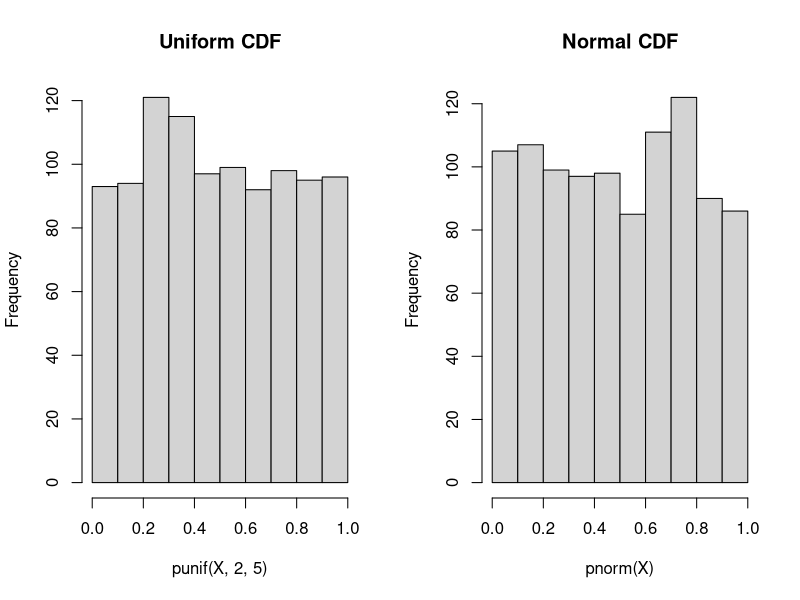
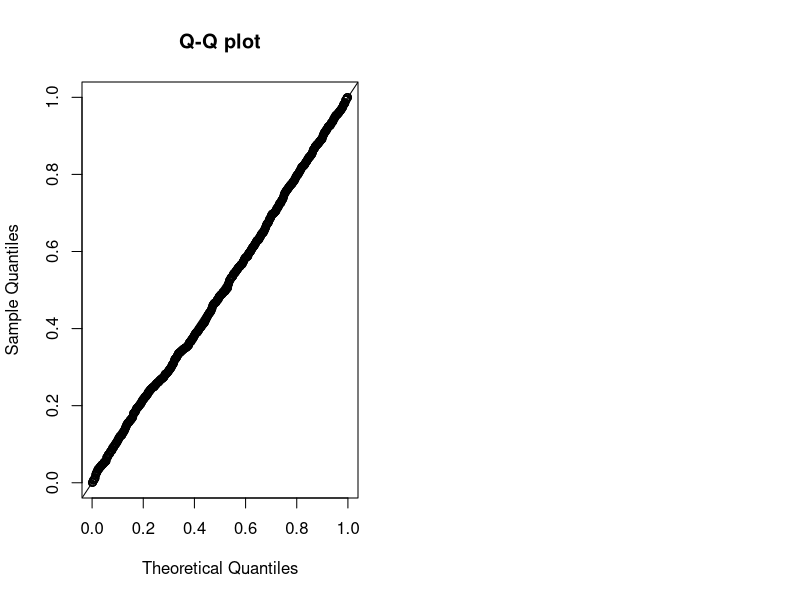
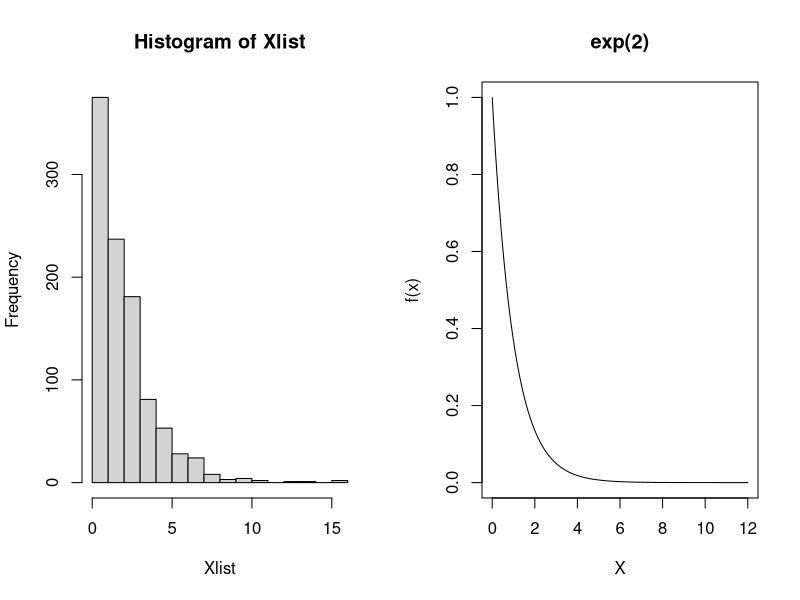
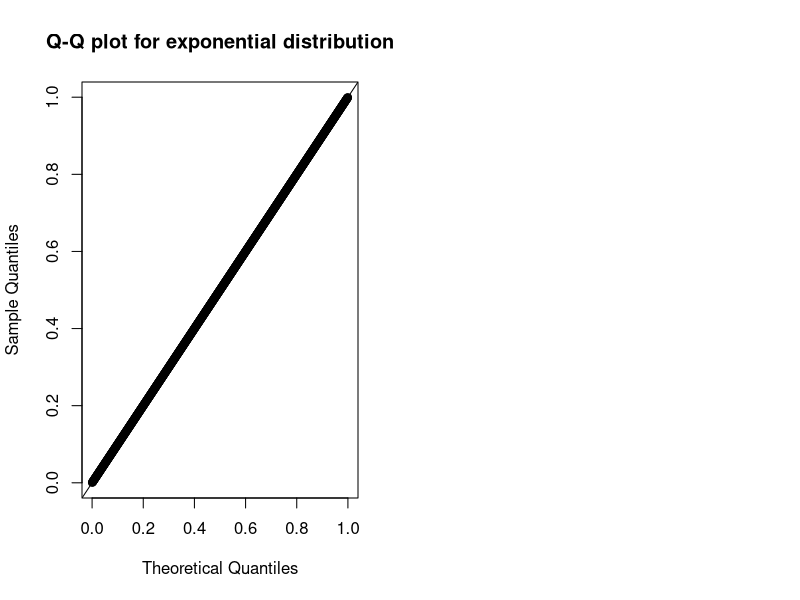
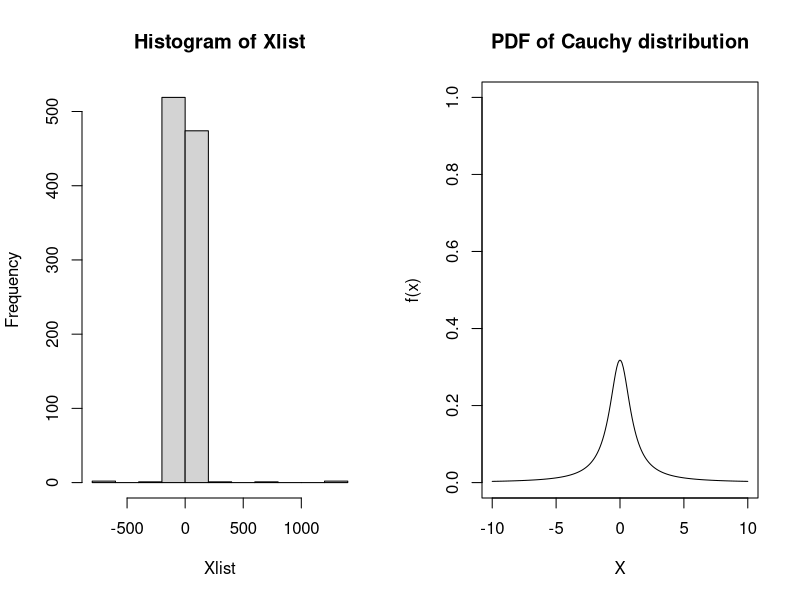
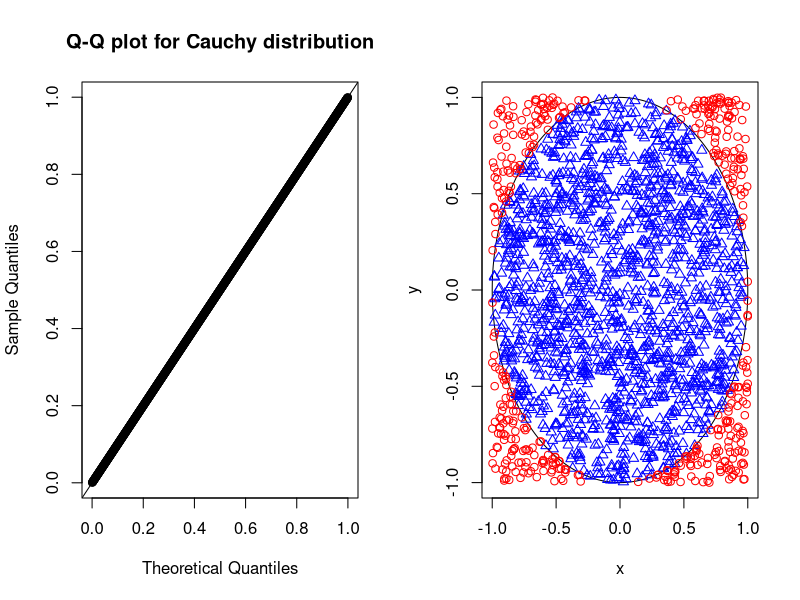
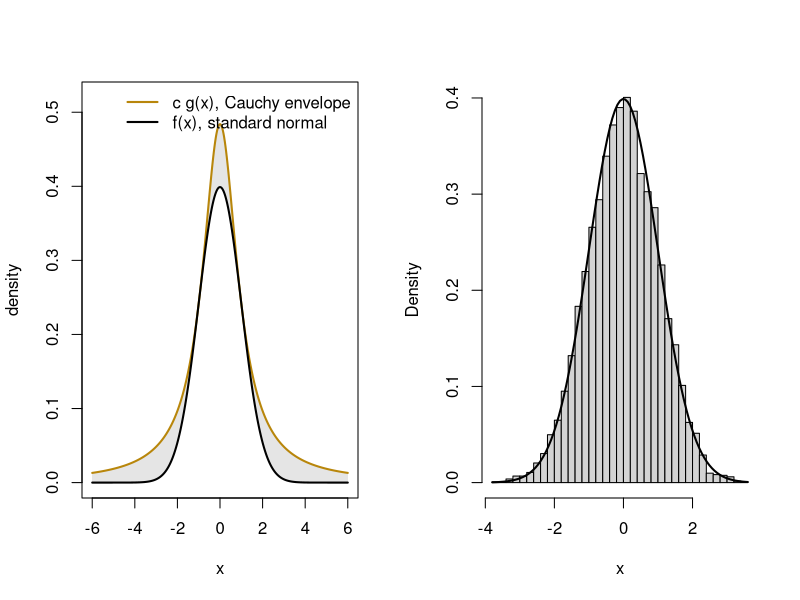
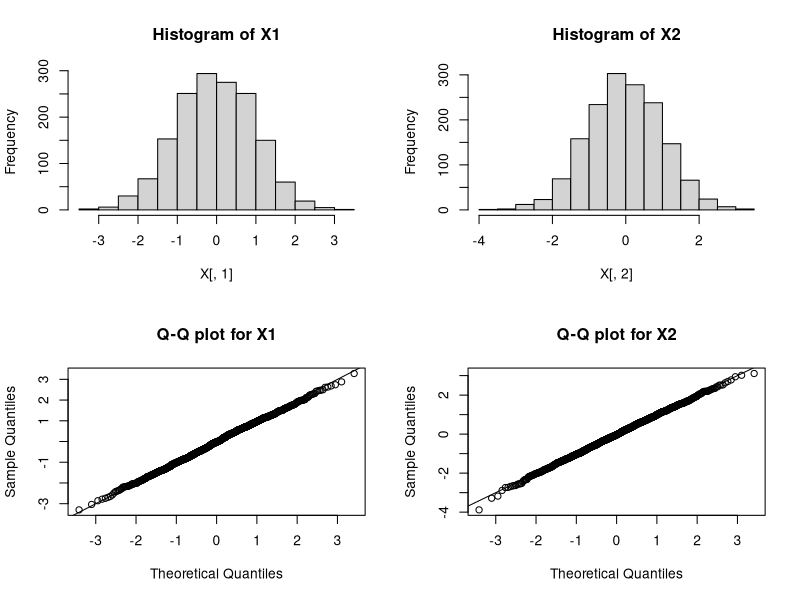

Here is the R script that generated these plots, in order:
# STAT:5400 Section 3.1 — Random Number Generators
# Code from the lecture notes; no output, no solutions.

## 2.1 Draw from the uniform distribution

(u <- runif(1))


## 2.2 Set seed

set.seed(5400)
(u <- runif(1))

set.seed(5400)
length(.Random.seed)
head(.Random.seed)


## 2.3 Generate $U \sim \mathrm{Unif}(1, 5)$

# Predict
set.seed(5400)
(u1 <- runif(1, 1, 5))

set.seed(5400)
(u2 <- runif(1) * 4 + 1)

help(runif)


## 2.5 Generating many uniforms

set.seed(5400)
(ulist <- runif(5, 1, 5))

set.seed(5400)
ulist <- rep(NA, 5)
for (i in seq(5)) {
  ulist[i] <- runif(1, 1, 5)
}
ulist


## 2.7 Mean and variance of uniform distribution

set.seed(5400)
# generate U1, U2, ..., U100
ulist <- runif(100, 0, 1)

# population mean is 1/2
mean(ulist)

# population variance is 1/12 = 0.0833
var(ulist)


## 2.10 The probability integral transform, seen

par(mfrow = c(1, 2))
X <- runif(1000, 2, 5)
hist(punif(X, 2, 5), main = "Uniform CDF")
X <- rnorm(1000)
hist(pnorm(X), main = "Normal CDF")


## 2.12 Q-Q plot (quantile-quantile plot)

set.seed(5400)
ulist <- runif(1000, 0, 1)
plot(qunif(ppoints(1000)), sort(ulist),
  xlab = "Theoretical Quantiles",
  ylab = "Sample Quantiles", main = "Q-Q plot")
abline(0, 1)


## 3.1 Drawing from Bernoulli distribution

# Generate Bern(0.4)
Y <- as.numeric(runif(1) < 0.4)
Y

set.seed(5400)
# Generate Y1, ..., Y100 ~ Bern(0.4)
Ylist <- as.numeric(runif(100) < 0.4)

# population mean is 0.4
mean(Ylist)

# population variance is 0.4 * 0.6 = 0.24
var(Ylist)


## 3.2 Drawing from Binomial distribution

set.seed(5400)
# Generate X ~ Bin(100, 0.4)
X <- sum(runif(100) < 0.4)
X

rbinom(1, 100, 0.4)
# rbinom(n, size, prob).
# n is the number of observations.
# size is the number of trials.


## 4.2 Drawing from exponential distribution

set.seed(5400)
# Generate X1, ..., X1000 ~ exp(2)
Ulist <- runif(1000, 0, 1)
Xlist <- -2 * log(Ulist)
Xlist[1:3]

mean(Xlist)
var(Xlist)


## 4.3 Histogram against the density

# By hand
par(mfrow = c(1, 2))
hist(Xlist)
xs <- seq(0.001, 12, len = 200)
plot(xs, dexp(xs, rate = 1),        # <- change this line
  type = "l", ylim = c(0, 1),
  xlab = "X", main = "exp(2)", ylab = "f(x)")


## 4.4 Q-Q plot for the exponential

# By hand
probs <- ppoints(1000)
plot(probs, probs,                  # <- change this line
  xlab = "Theoretical Quantiles", ylab = "Sample Quantiles",
  main = "Q-Q plot for exponential distribution")
abline(0, 1)


## 4.5 The `rexp` function in R

set.seed(5400)
Xlist <- rexp(1000, rate = 1/2)
Xlist[1:3]

mean(Xlist)
var(Xlist)

# Predict
set.seed(5400)
head(-2 * log(runif(3)))
set.seed(5400)
head(rexp(3, rate = 1/2))


## 4.6 Drawing from the standard Cauchy distribution

set.seed(5400)
# Generate X1, ..., X1000 ~ Cauchy
Ulist <- runif(1000, 0, 1)
Xlist <- tan(pi * (Ulist - 0.5))

par(mfrow = c(1, 2))
hist(Xlist)
xs <- seq(-10, 10, len = 200)
plot(xs, dcauchy(xs), type = "l", ylim = c(0, 1),
  xlab = "X", main = "PDF of Cauchy distribution", ylab = "f(x)")

# By hand
probs <- ppoints(1000)
plot(probs, probs,                  # <- change this line
  xlab = "Theoretical Quantiles",
  ylab = "Sample Quantiles",
  main = "Q-Q plot for Cauchy distribution")
abline(0, 1)


## 4.7 Cauchy and $t$

set.seed(5400)
mean(rcauchy(10000))
mean(rcauchy(10000))
mean(rcauchy(10000))


## 4.8 Sampling the next word

words <- c("reject", "accept", "retain")
p <- c(0.665, 0.245, 0.090)

set.seed(5400)
u <- runif(1)
words[findInterval(u, cumsum(p)) + 1]   # one uniform, one word

# 10,000 draws: the frequencies match p
u <- runif(10000)
table(words[findInterval(u, cumsum(p)) + 1]) / 10000


## 5.2 Accept/reject sampling (cont'd)

set.seed(5400)
n <- 2000    # total samples
# Each row is a pair of V1 and V2. n rows in total.
dat <- matrix(runif(n * 2, -1, 1), n, 2)
# Accept if V_1^2 + V_2^2 <= 1.
accept <- (dat[, 1]^2 + dat[, 2]^2) <= 1

mean(accept)   # which is about pi/4
pi / 4

# Accepted pairs of V1 and V2
V <- dat[accept, ]
# Rejected pairs of V1 and V2
V_out <- dat[!accept, ]

# draw a circle
theta <- seq(0, 2 * pi, len = 1000)
plot(cbind(sin(theta), cos(theta)),
  type = "l", xlab = "x", ylab = "y")
points(V, pch = 2, col = "blue")      # Accepted pairs
points(V_out, pch = 1, col = "red")   # Rejected pairs

c_bound <- optimize(function(x) dnorm(x) / dcauchy(x),
                    c(-3, 3), maximum = TRUE)$objective
c_bound

xs <- seq(-6, 6, length = 400)
plot(xs, c_bound * dcauchy(xs), type = "n",
  xlab = "x", ylab = "density", ylim = c(0, 0.52))
polygon(c(xs, rev(xs)),
  c(c_bound * dcauchy(xs), rev(dnorm(xs))),
  col = "gray90", border = NA)          # rejected
lines(xs, c_bound * dcauchy(xs), lwd = 2, col = "#b8860b")
lines(xs, dnorm(xs), lwd = 2)
legend("topright", bty = "n", lwd = 2,
  col = c("#b8860b", "black"),
  legend = c("c g(x), Cauchy envelope", "f(x), standard normal"))

set.seed(5400)
n <- 1e4
Y <- rcauchy(n)
U <- runif(n)
keep <- U <= dnorm(Y) / (c_bound * dcauchy(Y))

mean(keep)      # close to 1 / c_bound
1 / c_bound

X <- Y[keep]
hist(X, breaks = 40, freq = FALSE, main = "", xlab = "x")
curve(dnorm(x), add = TRUE, lwd = 2)


## 6.2 Polar method for the standard normal

# an OK code
Rsq <- V[, 1]^2 + V[, 2]^2
m <- sqrt(-(2 * log(Rsq)) / (Rsq))
X <- m * V

# a better code
Rsq <- V[, 1]^2 + V[, 2]^2
Rsq <- Rsq + .Machine$double.xmin
m <- sqrt(-(2 * log(Rsq)) / (Rsq))
X <- m * V


## 6.3 Checking the normals

par(mfrow = c(2, 2))
# histograms
hist(X[, 1], main = "Histogram of X1")
hist(X[, 2], main = "Histogram of X2")
# Q-Q plots
probs <- ppoints(NROW(X))
plot(qnorm(probs), sort(X[, 1]),
  xlab = "Theoretical Quantiles",
  ylab = "Sample Quantiles", main = "Q-Q plot for X1")
abline(0, 1)
plot(qnorm(probs), sort(X[, 2]),
  xlab = "Theoretical Quantiles",
  ylab = "Sample Quantiles", main = "Q-Q plot for X2")
abline(0, 1)


## 6.4 Q-Q plot for $\mathrm{N}(\mu, \sigma^2)$

newX <- X[, 1] * 2 + 4
dat_quant <- sort(newX)
thr_quant <- qnorm(ppoints(length(newX)))
plot(thr_quant, dat_quant,
  xlab = "Theoretical Quantiles",
  ylab = "Sample Quantiles",
  main = "Q-Q plot for X ~ N(4, 2)")
abline(a = 4, b = 2) # a = intercept; b = slope


## 6.5 `qqnorm` and `qqline`

qqnorm(newX)
qqline(newX)


## 6.6 What R actually uses

set.seed(5400)
qnorm(runif(1))

set.seed(5400)
rnorm(1)


## 6.7 Standard Cauchy, again

Y <- V[, 1] / V[, 2]
summary(Y)


## 6.8 $\chi_v^2$ distribution

set.seed(5400)
Zlist <- rnorm(10)
Y <- sum(Zlist^2)
Y


## 6.9 Student's $t$ distribution

curve(dnorm(x, 0, 1), xlim = c(-3, 3),
  main = "Normal and t",
  xlab = "X", ylab = "f(x)", lwd = 3, lty = 1)
curve(dt(x, 1), xlim = c(-3, 3), add = TRUE, lty = 2, col = "red")
curve(dt(x, 2), xlim = c(-3, 3), add = TRUE, lty = 3, col = "blue")
curve(dt(x, 5), xlim = c(-3, 3), add = TRUE, lty = 4, col = "green")
abline(h = 0)
legend("topright",
  c("normal", "t(1)", "t(2)", "t(5)"),
  lty = 1:4,
  col = c("black", "red", "blue", "green"))


## 7.4 Generate one copy from $\mathrm{N}_p(\boldsymbol{\mu}, \boldsymbol{\Sigma})$

set.seed(5400)
# sample size and dimension
n <- 1000
p <- 5
# var-covariance matrix
Sigma <- matrix(0.5, p, p)
diag(Sigma) <- 1
mu <- seq(p)   # mean vector

# eigen-decomposition
eig <- eigen(Sigma)
Sigma.sqrt <- eig$vectors %*%
  tcrossprod(diag(sqrt(eig$values)), eig$vectors)

Z <- rnorm(p)
X <- mu + Sigma.sqrt %*% Z
X


## 7.5 Generate multiple copies from $\mathrm{N}_p(\boldsymbol{\mu}, \boldsymbol{\Sigma})$

set.seed(5400)
# each row of Z is from N(0, 1)
Z <- matrix(rnorm(n * p), n, p)
# each row of X is from N(mu, Sigma)
X <- tcrossprod(rep(1, n), mu) + Z %*% Sigma.sqrt

(Xbar <- colMeans(X))

(S <- cov(X))


## 7.6 R library `mvtnorm`

set.seed(5400)
Z <- rnorm(p)
X <- mu + Sigma.sqrt %*% Z
X[1:2]

set.seed(5400)
library(mvtnorm)
X <- rmvnorm(n = 1, mean = mu, sigma = Sigma)
X[1:2]
